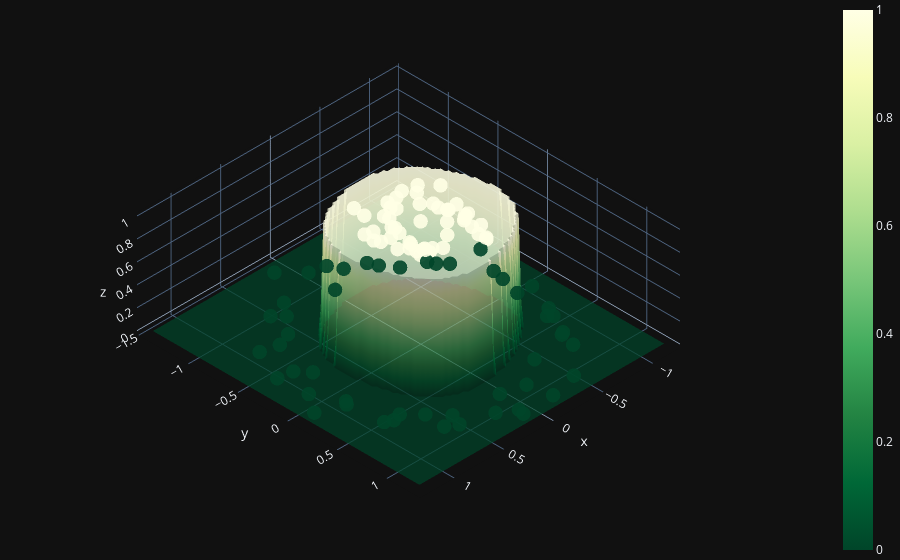

Notebook cell for this chart:
### Markdown cell above
5 - 3D Vizualization

### Code cell
x_min, x_max = X[:, 0].min() - 0.1, X[:, 0].max() + 0.1
y_min, y_max = X[:, 1].min() - 0.1, X[:, 1].max() + 0.1

xx, yy= np.meshgrid(np.linspace(x_min, x_max, 100), np.linspace(y_min, y_max, 100))

x_in = np.c_[(xx.ravel(), yy.ravel())].T
A2 = predict(x_in, params).reshape(xx.shape).astype(int)

fig = (go.Figure(data=[go.Surface(z=A2, x=xx, y=yy, colorscale='YlGn', opacity = 0.7, reversescale=True)]))

fig.add_scatter3d(x=X[:, 0].flatten(), y=X[:, 1].flatten(), z=y.flatten(),
                  mode='markers', marker=dict(size=5, color=y.flatten(), colorscale='YlGn',
                                              opacity = 0.9, reversescale=True))

fig.update_layout(template= "plotly_dark", margin=dict(l=0, r=0, b=0, t=0))
fig.layout.scene.camera.projection.type = "orthographic"
fig.show()

### Figure 1 — Plotly figure (JSON) as saved in the notebook; plotly's stock layout.template omitted (floating-point values rounded to 4 significant figures; data arrays with more than 128 entries replaced by an {"elided": "..."} marker saying what was removed)
{"data": [{"colorscale": [[0, "rgb(255,255,229)"], [0.125, "rgb(247,252,185)"], [0.25, "rgb(217,240,163)"], [0.375, "rgb(173,221,142)"], [0.5, "rgb(120,198,121)"], [0.625, "rgb(65,171,93)"], [0.75, "rgb(35,132,67)"], [0.875, "rgb(0,104,55)"], [1, "rgb(0,69,41)"]], "opacity": 0.7, "reversescale": true, "type": "surface", "x": {"elided": "100x100 float values"}, "y": {"elided": "100x100 float values"}, "z": {"elided": "100x100 int values"}}, {"marker": {"color": [0, 1, 0, 1, 1, 1, 0, 1, 1, 1, 1, 1, 1, 0, 0, 0, 0, 0, 0, 0, 0, 1, 0, 1, 0, 0, 0, 1, 1, 1, 1, 1, 1, 1, 1, 0, 0, 1, 1, 1, 0, 1, 0, 0, 0, 0, 0, 0, 0, 0, 1, 1, 0, 0, 0, 1, 0, 0, 0, 1, 0, 0, 1, 1, 1, 1, 0, 1, 0, 1, 0, 0, 0, 1, 1, 1, 0, 1, 1, 1, 0, 0, 1, 0, 0, 1, 1, 0, 1, 1, 1, 0, 0, 1, 0, 1, 1, 1, 0, 0], "colorscale": [[0, "rgb(255,255,229)"], [0.125, "rgb(247,252,185)"], [0.25, "rgb(217,240,163)"], [0.375, "rgb(173,221,142)"], [0.5, "rgb(120,198,121)"], [0.625, "rgb(65,171,93)"], [0.75, "rgb(35,132,67)"], [0.875, "rgb(0,104,55)"], [1, "rgb(0,69,41)"]], "opacity": 0.9, "reversescale": true, "size": 5}, "mode": "markers", "type": "scatter3d", "x": [-0.9496, 0.09138, 0.9321, 0.2073, -0.3675, 0.2532, -0.4087, -0.2745, 0.2422, 0.1589, 0.1798, 0.1949, -0.1864, 0.1216, 0.4929, -0.8161, -0.8826, -0.9014, -0.4421, 0.6332, 0.7474, 0.07948, 0.8308, -0.287, 0.9121, 1.052, 0.6219, 0.3581, -0.0388, -0.1685, 0.1845, -0.3391, 0.1017, -0.2498, 0.3199, -0.9732, -0.731, 0.2547, -0.2129, -0.2783, 1.166, 0.1906, 0.5441, 0.3597, 0.8961, -0.1893, -0.4644, 0.4654, -0.02495, 0.7508, -0.02787, -0.05339, 0.9072, -0.4062, -0.7485, 0.3651, 0.1096, -0.1751, -0.9261, 0.2522, 0.2541, -0.7181, -0.2192, 0.2007, -0.453, -0.2689, -0.5326, -0.123, -0.1471, 0.1824, -0.7622, -1.098, 1.031, 0.2893, 0.3399, -0.3184, -0.7883, 0.1488, -0.3462, -0.2479, -1.035, -0.01059, -0.2569, 0.9117, 0.145, -0.227, 0.1836, 0.06783, -0.00733, -0.312, -0.03575, -0.2372, -0.8499, -0.208, 0.5365, 0.1689, -0.267, 0.1359, 0.8209, 0.613], "y": [-0.1281, -0.23, 0.1808, 0.1023, -0.01328, -0.05204, 0.7323, -0.01129, 0.1934, -0.1382, 0.2122, -0.3784, -0.2009, 1.151, 0.8082, -0.5274, 0.4501, 0.06675, -0.8698, 0.8651, -0.6765, 0.2996, 0.5554, 0.1499, -0.7155, -0.3977, 0.6636, -0.2119, -0.0448, 0.09247, 0.2694, -0.3754, -0.2738, 0.261, 0.08112, -0.2437, 0.7993, 0.2462, 0.4439, -0.004487, 0.08892, 0.2129, -0.9734, -1.023, 0.5231, 1.139, 1.073, -0.8899, -1.16, 0.534, -0.2769, 0.2083, 0.1491, -0.952, -0.5975, -0.113, 1.094, -1.128, 0.3576, 0.1378, 1.003, -0.6584, 0.3573, 0.08256, -0.2583, -0.3142, -0.7455, -0.3747, 0.9139, -0.4952, 0.6549, -0.5001, -0.1012, -0.1934, -0.0656, 0.1254, 0.6401, -0.114, 0.1238, -0.07589, 0.08195, -0.8783, -0.1362, -0.377, -1.334, 0.4279, 0.2275, 0.86, -0.3173, 0.2901, -0.3758, -1.019, 0.4188, -0.4046, 0.9225, -0.05157, 0.1647, 0.2487, -0.2697, -0.7282], "z": [0, 1, 0, 1, 1, 1, 0, 1, 1, 1, 1, 1, 1, 0, 0, 0, 0, 0, 0, 0, 0, 1, 0, 1, 0, 0, 0, 1, 1, 1, 1, 1, 1, 1, 1, 0, 0, 1, 1, 1, 0, 1, 0, 0, 0, 0, 0, 0, 0, 0, 1, 1, 0, 0, 0, 1, 0, 0, 0, 1, 0, 0, 1, 1, 1, 1, 0, 1, 0, 1, 0, 0, 0, 1, 1, 1, 0, 1, 1, 1, 0, 0, 1, 0, 0, 1, 1, 0, 1, 1, 1, 0, 0, 1, 0, 1, 1, 1, 0, 0]}], "layout": {"margin": {"b": 0, "l": 0, "r": 0, "t": 0}, "scene": {"camera": {"projection": {"type": "orthographic"}}}}}
